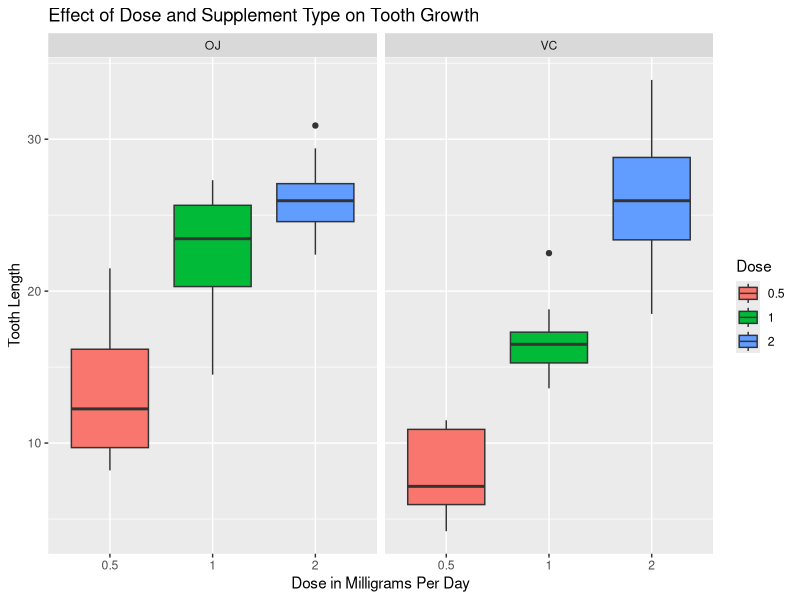

Source code (R):
## ---- chunk 1

data(ToothGrowth)
str(ToothGrowth)

## ---- chunk 2

summary(ToothGrowth)

## ---- chunk 3

with(ToothGrowth, table(supp, dose))

## ---- chunk 4

library(ggplot2)

ggplot(ToothGrowth, aes(x=factor(dose), y=len, fill=factor(dose))) + 
    geom_boxplot() + facet_grid(. ~ supp) +
    labs(x="Dose in Milligrams Per Day", y="Tooth Length",
         title="Effect of Dose and Supplement Type on Tooth Growth") +
    guides(fill=guide_legend(title="Dose"))

## ---- chunk 5

t.dose.05 <- t.test(len ~ supp, data = ToothGrowth[ToothGrowth$dose == 0.5, ])
t.dose.1 <- t.test(len ~ supp, data = ToothGrowth[ToothGrowth$dose == 1, ])
t.dose.2 <- t.test(len ~ supp, data = ToothGrowth[ToothGrowth$dose == 2, ])
t.dose <- t.test(len ~ supp, data = ToothGrowth)

ttest1 <- data.frame(pvalue=c(t.dose.05$p.value, t.dose.1$p.value,
                              t.dose.2$p.value, t.dose$p.value),
                     CI.lower=c(t.dose.05$conf.int[1],t.dose.1$conf.int[1],
                                t.dose.2$conf.int[1], t.dose$conf.int[1]),
                     CI.upper=c(t.dose.05$conf.int[2],t.dose.1$conf.int[2],
                                t.dose.2$conf.int[2], t.dose$conf.int[2]))
rownames(ttest1) <- c("OJ vs. VC at 0.5 dose", "OJ vs. VC at 1 dose",
                      "OJ vs. VC at 2 dose", "OJ vs. VC")
ttest1

## ---- chunk 6

# compare dose 0.5 and dose 1
t.d1.OJ <- t.test(len ~ factor(dose), 
                  data = ToothGrowth[ToothGrowth$supp == "OJ" & ToothGrowth$dose != 2, ])
t.d1.VC <- t.test(len ~ factor(dose), 
                  data = ToothGrowth[ToothGrowth$supp == "VC" & ToothGrowth$dose != 2, ])
t.d1 <- t.test(len ~ factor(dose), 
               data = ToothGrowth[ToothGrowth$dose != 2, ])

# compare dose 2 and dose 1
t.d2.OJ <- t.test(len ~ factor(dose), 
                  data = ToothGrowth[ToothGrowth$supp == "OJ" & ToothGrowth$dose != 0.5, ])
t.d2.VC <- t.test(len ~ factor(dose), 
                  data = ToothGrowth[ToothGrowth$supp == "VC" & ToothGrowth$dose != 0.5, ])
t.d2 <- t.test(len ~ factor(dose), 
               data = ToothGrowth[ToothGrowth$dose != 0.5, ])

# compare dose 0.5 and dose 2
t.d3.OJ <- t.test(len ~ factor(dose), 
                  data = ToothGrowth[ToothGrowth$supp == "OJ" & ToothGrowth$dose != 1, ])
t.d3.VC <- t.test(len ~ factor(dose), 
                  data = ToothGrowth[ToothGrowth$supp == "VC" & ToothGrowth$dose != 1, ])
t.d3 <- t.test(len ~ factor(dose), 
               data = ToothGrowth[ToothGrowth$dose != 1, ])

ttest2 <- data.frame(pvalue=c(t.d1.OJ$p.value, t.d1.VC$p.value, t.d1$p.value,
                              t.d2.OJ$p.value, t.d2.VC$p.value, t.d2$p.value,
                              t.d3.OJ$p.value, t.d3.VC$p.value, t.d3$p.value),
                     CI.lower=c(t.d1.OJ$conf.int[1], t.d1.VC$conf.int[1], t.d1$conf.int[1],
                                t.d2.OJ$conf.int[1], t.d2.VC$conf.int[1], t.d2$conf.int[1],
                                t.d3.OJ$conf.int[1], t.d3.VC$conf.int[1], t.d3$conf.int[1]),
                     CI.upper=c(t.d1.OJ$conf.int[2], t.d1.VC$conf.int[2], t.d1$conf.int[2],
                                t.d2.OJ$conf.int[2], t.d2.VC$conf.int[2], t.d2$conf.int[2],
                                t.d3.OJ$conf.int[2], t.d3.VC$conf.int[2], t.d3$conf.int[2]))
rownames(ttest2) <- c("dose .5 vs. 1 at OJ", "dose .5 vs. 1 at VC", "dose .5 vs. 1",
                      "dose 1 vs. 2 at OJ", "dose 1 vs. 2 at VC", "dose 1 vs. 2",
                      "dose .5 vs. 2 at OJ", "dose .5 vs. 2 at VC", "dose .5 vs. 2")
ttest2

## ---- chunk 7

t.dose.05 <- t.test(len ~ supp, data = ToothGrowth[ToothGrowth$dose == 0.5, ])
t.dose.1 <- t.test(len ~ supp, data = ToothGrowth[ToothGrowth$dose == 1, ])
t.dose.2 <- t.test(len ~ supp, data = ToothGrowth[ToothGrowth$dose == 2, ])
t.dose <- t.test(len ~ supp, data = ToothGrowth)

ttest1 <- data.frame(pvalue=c(t.dose.05$p.value, t.dose.1$p.value,
                              t.dose.2$p.value, t.dose$p.value),
                     CI.lower=c(t.dose.05$conf.int[1],t.dose.1$conf.int[1],
                                t.dose.2$conf.int[1], t.dose$conf.int[1]),
                     CI.upper=c(t.dose.05$conf.int[2],t.dose.1$conf.int[2],
                                t.dose.2$conf.int[2], t.dose$conf.int[2]))
rownames(ttest1) <- c("OJ vs. VC at 0.5 dose", "OJ vs. VC at 1 dose",
                      "OJ vs. VC at 2 dose", "OJ vs. VC")
ttest1

## ---- chunk 8

# compare dose 0.5 and dose 1
t.d1.OJ <- t.test(len ~ factor(dose), 
                  data = ToothGrowth[ToothGrowth$supp == "OJ" & ToothGrowth$dose != 2, ])
t.d1.VC <- t.test(len ~ factor(dose), 
                  data = ToothGrowth[ToothGrowth$supp == "VC" & ToothGrowth$dose != 2, ])
t.d1 <- t.test(len ~ factor(dose), 
               data = ToothGrowth[ToothGrowth$dose != 2, ])

# compare dose 2 and dose 1
t.d2.OJ <- t.test(len ~ factor(dose), 
                  data = ToothGrowth[ToothGrowth$supp == "OJ" & ToothGrowth$dose != 0.5, ])
t.d2.VC <- t.test(len ~ factor(dose), 
                  data = ToothGrowth[ToothGrowth$supp == "VC" & ToothGrowth$dose != 0.5, ])
t.d2 <- t.test(len ~ factor(dose), 
               data = ToothGrowth[ToothGrowth$dose != 0.5, ])

# compare dose 0.5 and dose 2
t.d3.OJ <- t.test(len ~ factor(dose), 
                  data = ToothGrowth[ToothGrowth$supp == "OJ" & ToothGrowth$dose != 1, ])
t.d3.VC <- t.test(len ~ factor(dose), 
                  data = ToothGrowth[ToothGrowth$supp == "VC" & ToothGrowth$dose != 1, ])
t.d3 <- t.test(len ~ factor(dose), 
               data = ToothGrowth[ToothGrowth$dose != 1, ])

ttest2 <- data.frame(pvalue=c(t.d1.OJ$p.value, t.d1.VC$p.value, t.d1$p.value,
                              t.d2.OJ$p.value, t.d2.VC$p.value, t.d2$p.value,
                              t.d3.OJ$p.value, t.d3.VC$p.value, t.d3$p.value),
                     CI.lower=c(t.d1.OJ$conf.int[1], t.d1.VC$conf.int[1], t.d1$conf.int[1],
                                t.d2.OJ$conf.int[1], t.d2.VC$conf.int[1], t.d2$conf.int[1],
                                t.d3.OJ$conf.int[1], t.d3.VC$conf.int[1], t.d3$conf.int[1]),
                     CI.upper=c(t.d1.OJ$conf.int[2], t.d1.VC$conf.int[2], t.d1$conf.int[2],
                                t.d2.OJ$conf.int[2], t.d2.VC$conf.int[2], t.d2$conf.int[2],
                                t.d3.OJ$conf.int[2], t.d3.VC$conf.int[2], t.d3$conf.int[2]))
rownames(ttest2) <- c("dose .5 vs. 1 at OJ", "dose .5 vs. 1 at VC", "dose .5 vs. 1",
                      "dose 1 vs. 2 at OJ", "dose 1 vs. 2 at VC", "dose 1 vs. 2",
                      "dose .5 vs. 2 at OJ", "dose .5 vs. 2 at VC", "dose .5 vs. 2")
ttest2

